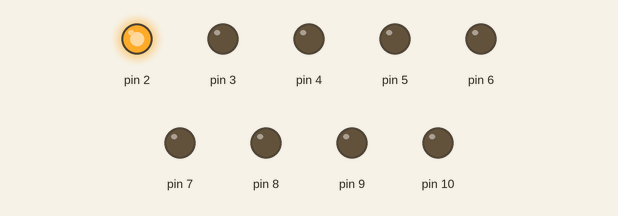
This sketch was run on a simulated Arduino Uno, built with avr-gcc and run on an emulated ATmega328P. On the bench: output pins drawn as LEDs (lit = HIGH).

Above: at 0.05 s.
At 0.75 s:
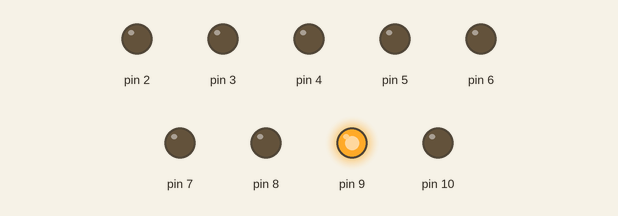
At 1.45 s:
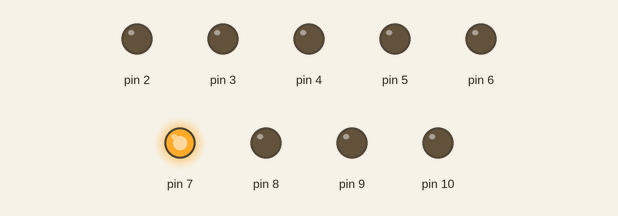
At 2.15 s:
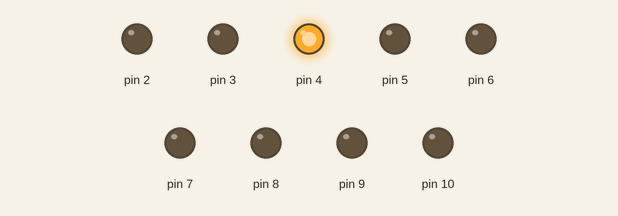
At 2.9 s:
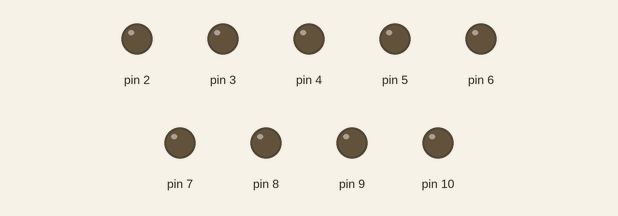
At 4.25 s:
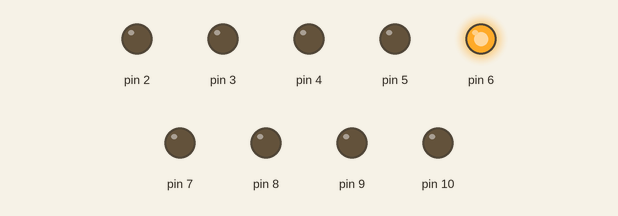
Timing chart, 0 to 4.5 s (numbered marks = the images above):
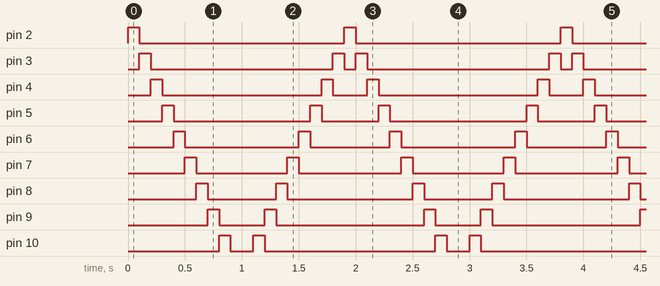

Measured:
- by itself, pin 2: alternates HIGH for 0.10 s and LOW for 1.8 s
- by itself, pin 3: repeats every 1.9 s: LOW 1.6 s, HIGH 0.10 s, LOW 0.10 s, HIGH 0.10 s
- by itself, pin 4: repeats every 1.9 s: LOW 1.4 s, HIGH 0.10 s, LOW 0.30 s, HIGH 0.10 s
- by itself, pin 5: repeats every 1.9 s: LOW 1.2 s, HIGH 0.10 s, LOW 0.50 s, HIGH 0.10 s
- by itself, pin 6: repeats every 1.9 s: LOW 1.0 s, HIGH 0.10 s, LOW 0.70 s, HIGH 0.10 s
- by itself, pin 7: alternates HIGH for 0.10 s and LOW for 0.80 s
- by itself, pin 8: repeats every 1.9 s: LOW 0.60 s, HIGH 0.10 s, LOW 1.1 s, HIGH 0.10 s
- by itself, pin 9: repeats every 1.9 s: LOW 0.40 s, HIGH 0.10 s, LOW 1.3 s, HIGH 0.10 s

The sketch:

Pulsar_my_variation.ino
```cpp
#define FIRST 2
#define LAST 11

void setup()
{
  for (int i = FIRST; i < LAST; i++){
    pinMode(i,OUTPUT);
  }
}

void loop()
{
  for( int i = FIRST; i <= LAST; i++){
    TurnON(i);
  }
  for (int i = LAST; i != FIRST; i--){
    TurnON(i);
    //TurnON(10);
  }
}


void TurnON(int pin)
{
  digitalWrite(pin,HIGH);
  delay(100);
  digitalWrite(pin,LOW);
}
```
